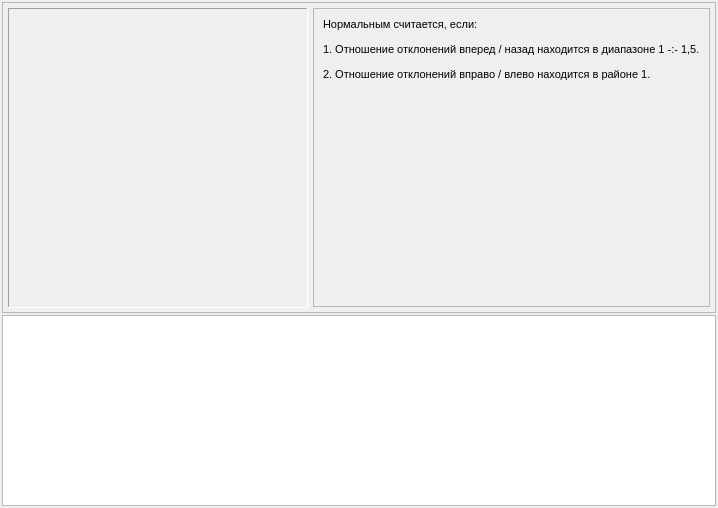
<?xml version="1.0" encoding="UTF-8"?>
<ui version="4.0">
 <class>CrossVisualize</class>
 <widget class="QWidget" name="CrossVisualize">
  <property name="geometry">
   <rect>
    <x>0</x>
    <y>0</y>
    <width>706</width>
    <height>508</height>
   </rect>
  </property>
  <property name="windowTitle">
   <string>Form</string>
  </property>
  <layout class="QVBoxLayout" name="verticalLayout">
   <property name="spacing">
    <number>2</number>
   </property>
   <property name="leftMargin">
    <number>2</number>
   </property>
   <property name="topMargin">
    <number>2</number>
   </property>
   <property name="rightMargin">
    <number>2</number>
   </property>
   <property name="bottomMargin">
    <number>2</number>
   </property>
   <item>
    <widget class="QFrame" name="frTop">
     <property name="minimumSize">
      <size>
       <width>0</width>
       <height>300</height>
      </size>
     </property>
     <property name="frameShape">
      <enum>QFrame::StyledPanel</enum>
     </property>
     <property name="frameShadow">
      <enum>QFrame::Raised</enum>
     </property>
     <layout class="QHBoxLayout" name="horizontalLayout">
      <property name="spacing">
       <number>5</number>
      </property>
      <property name="leftMargin">
       <number>5</number>
      </property>
      <property name="topMargin">
       <number>5</number>
      </property>
      <property name="rightMargin">
       <number>5</number>
      </property>
      <property name="bottomMargin">
       <number>5</number>
      </property>
      <item>
       <widget class="QFrame" name="frDiag">
        <property name="minimumSize">
         <size>
          <width>300</width>
          <height>300</height>
         </size>
        </property>
        <property name="frameShape">
         <enum>QFrame::Panel</enum>
        </property>
        <property name="frameShadow">
         <enum>QFrame::Sunken</enum>
        </property>
        <layout class="QHBoxLayout" name="horizontalLayout_2">
         <property name="spacing">
          <number>1</number>
         </property>
         <property name="leftMargin">
          <number>1</number>
         </property>
         <property name="topMargin">
          <number>1</number>
         </property>
         <property name="rightMargin">
          <number>1</number>
         </property>
         <property name="bottomMargin">
          <number>1</number>
         </property>
         <item>
          <widget class="QWidget" name="wgtDiag" native="true"/>
         </item>
        </layout>
       </widget>
      </item>
      <item>
       <widget class="QFrame" name="frNorm">
        <property name="frameShape">
         <enum>QFrame::StyledPanel</enum>
        </property>
        <property name="frameShadow">
         <enum>QFrame::Raised</enum>
        </property>
        <layout class="QVBoxLayout" name="verticalLayout_2">
         <item>
          <widget class="QLabel" name="lblNorm">
           <property name="sizePolicy">
            <sizepolicy hsizetype="Preferred" vsizetype="Preferred">
             <horstretch>0</horstretch>
             <verstretch>0</verstretch>
            </sizepolicy>
           </property>
           <property name="maximumSize">
            <size>
             <width>16777215</width>
             <height>16777215</height>
            </size>
           </property>
           <property name="font">
            <font>
             <pointsize>12</pointsize>
            </font>
           </property>
           <property name="text">
            <string>&lt;html&gt;&lt;head/&gt;&lt;body&gt;&lt;p&gt;&lt;span style=&quot; font-size:8pt;&quot;&gt;Нормальным считается, если:&lt;/span&gt;&lt;/p&gt;&lt;p&gt;&lt;span style=&quot; font-size:8pt;&quot;&gt;1. Отношение отклонений вперед / назад находится в диапазоне 1 -:- 1,5.&lt;/span&gt;&lt;/p&gt;&lt;p&gt;&lt;span style=&quot; font-size:8pt;&quot;&gt;2. Отношение отклонений вправо / влево находится в районе 1.&lt;/span&gt;&lt;/p&gt;&lt;/body&gt;&lt;/html&gt;</string>
           </property>
           <property name="alignment">
            <set>Qt::AlignLeading|Qt::AlignLeft|Qt::AlignTop</set>
           </property>
           <property name="wordWrap">
            <bool>false</bool>
           </property>
          </widget>
         </item>
         <item>
          <spacer name="verticalSpacer">
           <property name="orientation">
            <enum>Qt::Vertical</enum>
           </property>
           <property name="sizeHint" stdset="0">
            <size>
             <width>20</width>
             <height>40</height>
            </size>
           </property>
          </spacer>
         </item>
        </layout>
       </widget>
      </item>
     </layout>
    </widget>
   </item>
   <item>
    <widget class="QTreeView" name="tvFactors"/>
   </item>
  </layout>
 </widget>
 <resources/>
 <connections/>
</ui>
